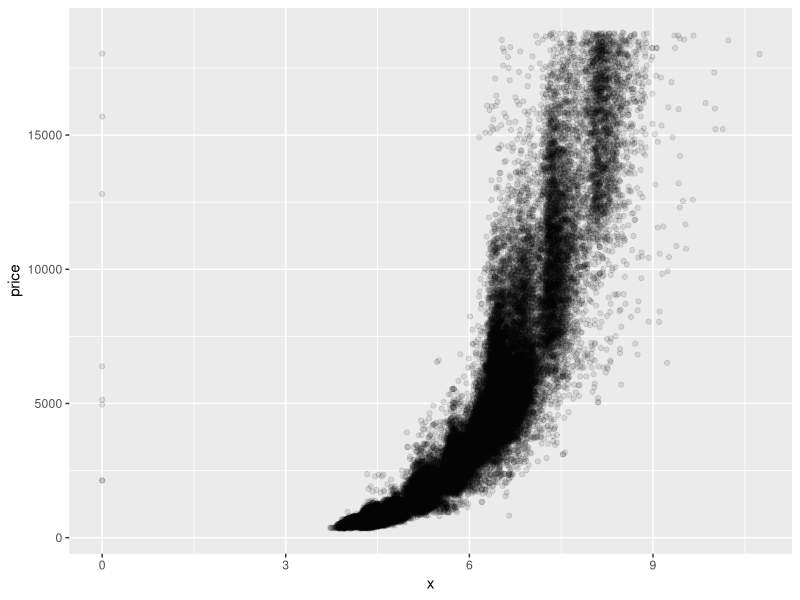
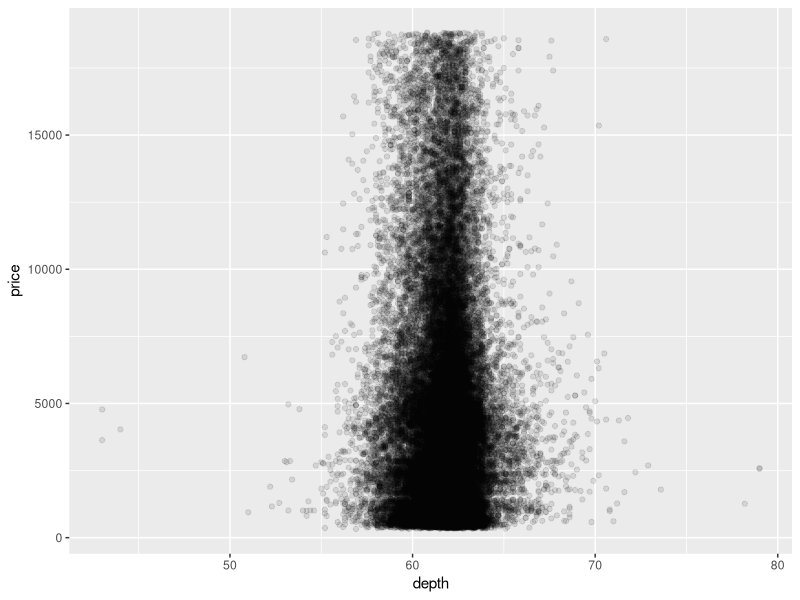
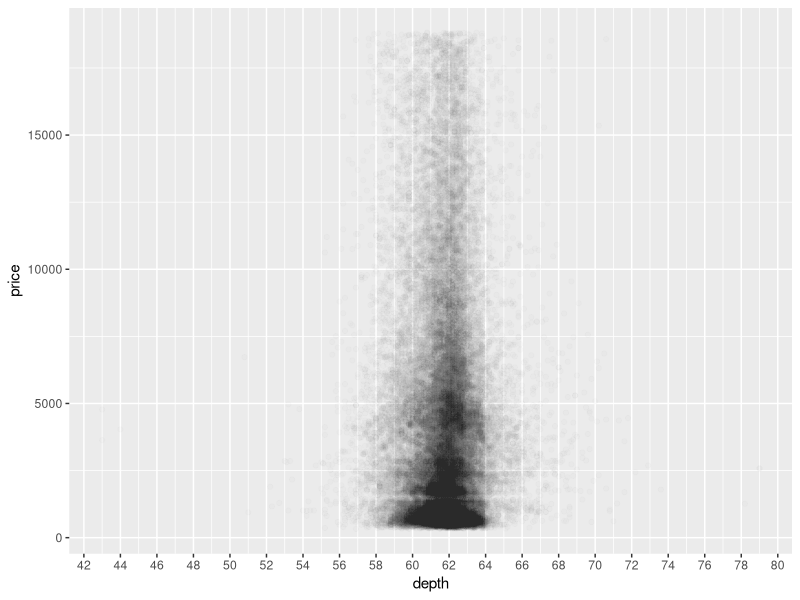
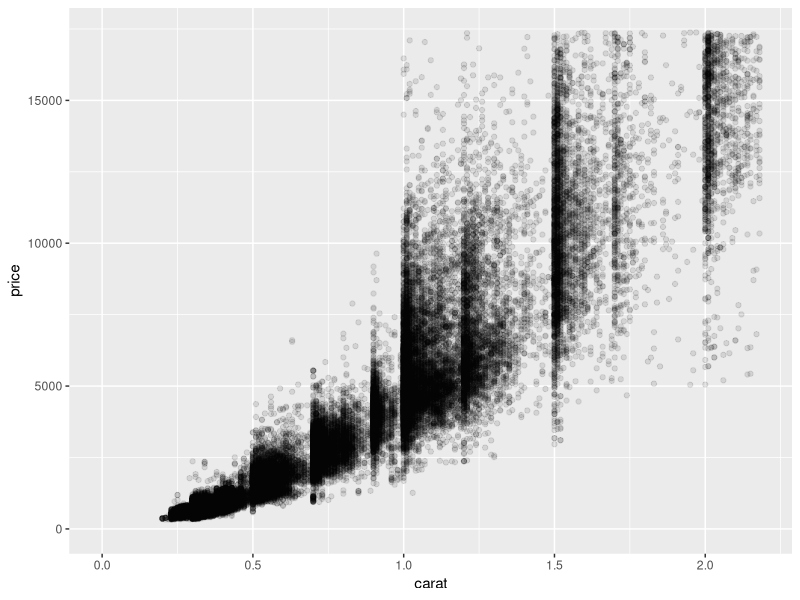
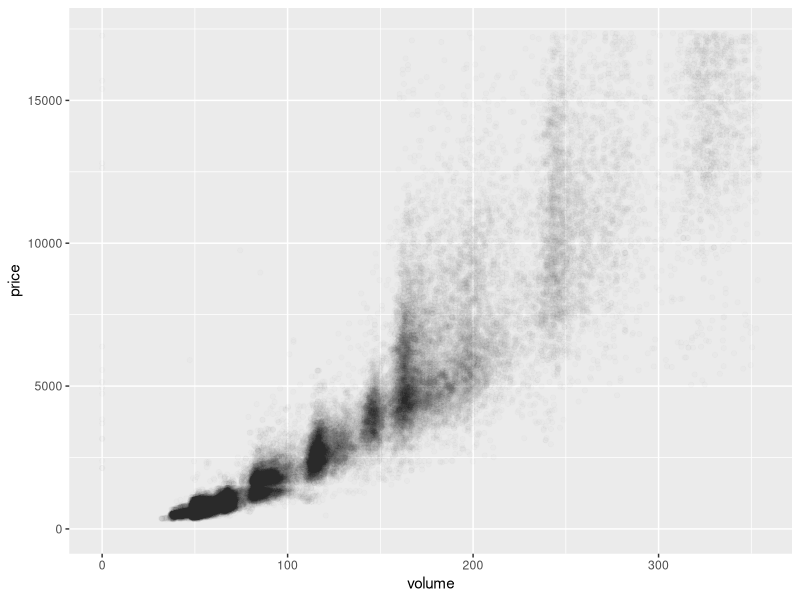
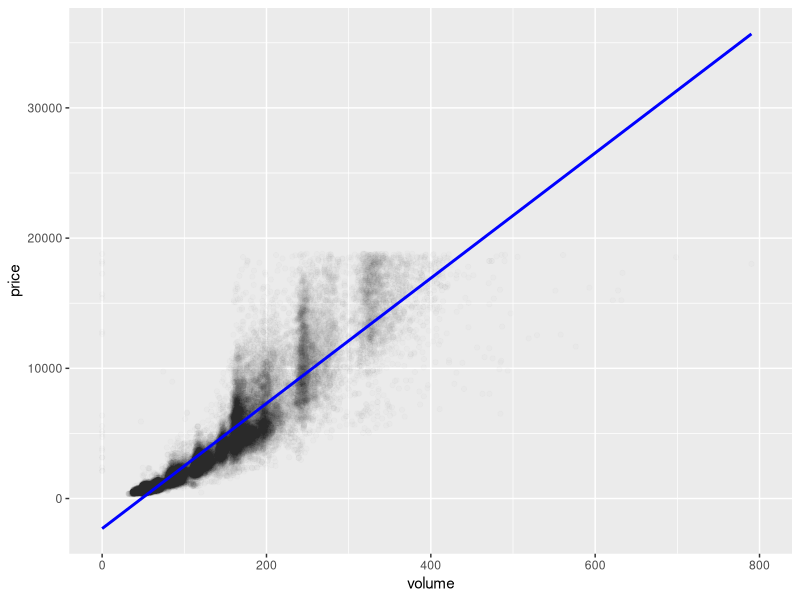
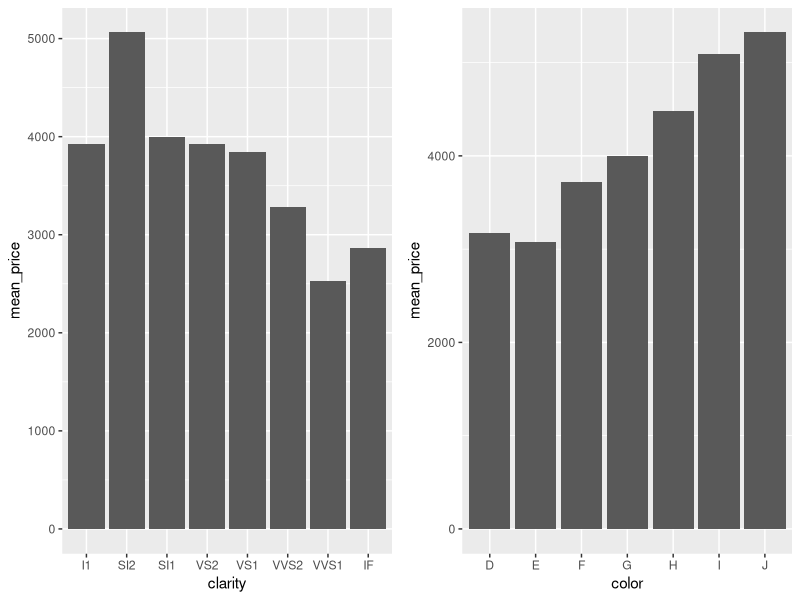

Write the R code that produced these figures, in order.
## ---- chunk 1
# In this problem set, you'll continue
# to explore the diamonds data set.

# Your first task is to create a
# scatterplot of price vs x.
# using the ggplot syntax.

# This assignment is not graded and
# will be marked as correct when you submit.

# ENTER YOUR CODE BELOW THIS LINE
# ===========================================
data(diamonds)
library(ggplot2)
ggplot(aes(x=x, y=price), data=diamonds) + 
  geom_point(alpha=0.1)
## ---- chunk 2
cor.test(diamonds$x, diamonds$price)
cor.test(diamonds$y, diamonds$price)
cor.test(diamonds$z, diamonds$price)
## ---- chunk 3
# Create a simple scatter plot of price vs depth.

# This assignment is not graded and
# will be marked as correct when you submit.

# ENTER YOUR CODE BELOW THIS LINE
#==================================================
data(diamonds)
library(ggplot2)
ggplot(aes(x=depth, y=price), data=diamonds) + 
  geom_point(alpha=0.1)
## ---- chunk 4
# Change the code to make the transparency of the
# points to be 1/100 of what they are now and mark
# the x-axis every 2 units. See the instructor notes
# for two hints.

# This assignment is not graded and
# will be marked as correct when you submit.

# ALTER THE CODE BELOW THIS LINE
#============================================
data(diamonds)
library(ggplot2)
ggplot(data = diamonds, aes(x = depth, y = price)) +   geom_point(alpha=0.01) +
  scale_x_continuous(breaks = seq(0,80,2))
## ---- chunk 5
data(diamonds)
library(ggplot2)
cor.test(diamonds$depth, diamonds$price)
## ---- chunk 6
# Create a scatterplot of price vs carat
# and omit the top 1% of price and carat
# values.

# This assignment is not graded and
# will be marked as correct when you submit.

# ENTER YOUR CODE BELOW THIS LINE
# ========================================
data(diamonds)
library(ggplot2)
ggplot(aes(x=carat, y=price), data=diamonds) +
  geom_point(alpha=0.1) + 
  xlim(0,quantile(diamonds$carat, 0.99)) + 
  ylim(0,quantile(diamonds$price, 0.99))
## ---- chunk 7
# Create a scatterplot of price vs. volume (x * y * z).
# This is a very rough approximation for a diamond's volume.

# Create a new variable for volume in the diamonds data frame.
# This will be useful in a later exercise.

# Don't make any adjustments to the plot just yet.

# This assignment is not graded and
# will be marked as correct when you submit.

# ENTER YOUR CODE BELOW THIS LINE
# =================================================================
data(diamonds)
library(ggplot2)
diamonds$volume <- diamonds$x * diamonds$y * diamonds$z
ggplot(aes(x=volume, y=price), data=diamonds) +
  geom_point(alpha=0.01) + 
  xlim(0,quantile(diamonds$volume, 0.99)) + 
  ylim(0,quantile(diamonds$price, 0.99))
## ---- chunk 8
data(diamonds)
library(ggplot2)
diamonds$volume <- diamonds$x * diamonds$y * diamonds$z
diamonds.subset <- subset(diamonds, volume < 800 & volume >= 0)
cor.test(diamonds.subset$price, diamonds.subset$volume)
## ---- chunk 9
# Subset the data to exclude diamonds with a volume
# greater than or equal to 800. Also, exclude diamonds
# with a volume of 0. Adjust the transparency of the
# points and add a linear model to the plot. (See the
# Instructor Notes or look up the documentation of
# geom_smooth() for more details about smoothers.)

# We encourage you to think about this next question and
# to post your thoughts in the discussion section.

# Do you think this would be a useful model to estimate
# the price of diamonds? Why or why not?

# This assignment is not graded and
# will be marked as correct when you submit.

# ENTER YOUR CODE BELOW THIS LINE
# ========================================

# Prepare Data
data(diamonds)
library(ggplot2)
diamonds$volume <- diamonds$x * diamonds$y * diamonds$z
diamonds.subset <- subset(diamonds, volume < 800 & volume >= 0)

# Make plot
ggplot(aes(x=volume, y=price), data=diamonds.subset) +
  geom_point(alpha=0.01) + 
  xlim(0,800) + 
  geom_smooth(method="lm", color="blue", size=1)

## ---- chunk 10
# Use the function dplyr package
# to create a new data frame containing
# info on diamonds by clarity.

# Name the data frame diamondsByClarity

# The data frame should contain the following
# variables in this order.

#       (1) mean_price
#       (2) median_price
#       (3) min_price
#       (4) max_price
#       (5) n

# where n is the number of diamonds in each
# level of clarity.

# This assignment WILL BE automatically
# graded!

# DO NOT ALTER THE NEXT THREE LINES OF CODE.
# ======================================================
suppressMessages(library(ggplot2))
suppressMessages(library(dplyr))
data(diamonds)

# ENTER YOUR CODE BELOW THIS LINE
# ======================================================
data(diamonds)
diamondsByClarity <- diamonds %>%
  dplyr::group_by(clarity) %>% 
  dplyr::summarise(mean_price = mean(price),
        median_price = median(price),
        min_price = min(price), 
        max_price = max(price),
        n = n())
## ---- chunk 11
# We’ve created summary data frames with the mean price
# by clarity and color. You can run the code in R to
# verify what data is in the variables diamonds_mp_by_clarity
# and diamonds_mp_by_color.

# Your task is to write additional code to create two bar plots
# on one output image using the grid.arrange() function from the package
# gridExtra.

# This assignment is not graded and
# will be marked as correct when you submit.

# See the Instructor Notes for more info on bar charts
# and for a hint on this task.

# DO NOT DELETE THE LINES OF CODE BELOW
# ===================================================================
data(diamonds)
suppressMessages(library(gridExtra))
suppressMessages(library(ggplot2))
suppressMessages(library(dplyr))

diamonds_by_clarity <- group_by(diamonds, clarity)
diamonds_mp_by_clarity <- summarise(diamonds_by_clarity, mean_price = mean(price))

diamonds_by_color <- group_by(diamonds, color)
diamonds_mp_by_color <- summarise(diamonds_by_color, mean_price = mean(price))

# ENTER YOUR CODE BELOW THIS LINE
# ===================================================================
p1 <- ggplot(data=diamonds_mp_by_clarity, aes(x=clarity, y=mean_price)) + geom_bar(stat="identity")
p2 <- ggplot(data=diamonds_mp_by_color, aes(x=color, y=mean_price)) + geom_bar(stat="identity")
grid.arrange(p1, p2, ncol=2)
## ---- chunk 12
# The Gapminder website contains over 500 data sets with information about
# the world's population. Your task is to continue the investigation you did at the
# end of Problem Set 3 or you can start fresh and choose a different
# data set from Gapminder.

# If you’re feeling adventurous or want to try some data munging see if you can
# find a data set or scrape one from the web.

# In your investigation, examine pairs of variable and create 2-5 plots that make
# use of the techniques from Lesson 4.

# You can find a link to the Gapminder website in the Instructor Notes.

# Once you've completed your investigation, create a post in the discussions that includes:
#       1. the variable(s) you investigated, your observations, and any summary statistics
#       2. snippets of code that created the plots
#       3. links to the images of your plots

# Copy and paste all of the code that you used for
# your investigation, and submit it when you are ready.
# ====================================================================
suppressMessages(library(dplyr))
suppressMessages(library(tidyr))

setwd('h:/Dokumente/GitHub/2015_Data_Analyst_Project_4/lesson3/')
mentalhealth <- read.csv('Suicide male indicator file UL 20100916.csv', header=T, check.names=F)
mentalhealth <- mentalhealth %>%
  tidyr::gather("year", "fraction", 2:length(mentalhealth)) %>%
  dplyr::filter(!is.na(fraction))
mentalhealth$year = as.numeric(levels(mentalhealth$year))[mentalhealth$year]
colnames(mentalhealth)[1] <- "country"
mentalhealth.now <- mentalhealth %>%
  dplyr::group_by(country) %>% 
  dplyr::summarise(nowyear=max(year)) %>%
  dplyr::left_join(mentalhealth, c("nowyear" = "year", "country" = "country")) %>%
  dplyr::rename(nowfraction=fraction)
